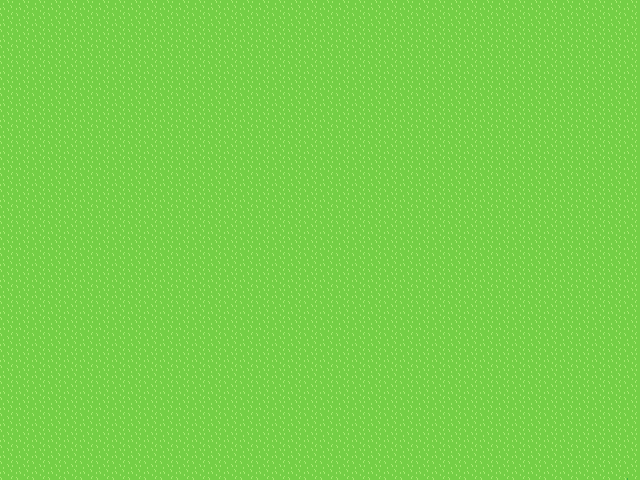

This game map was drawn from its Tiled (.tmx) file and the tilesets committed beside it. A one-line description and the full map source follow:
An orthogonal 40x30 tile map with 16x16 px tiles, 2 tile layers (background, maze).

<map version="1.5" tiledversion="1.7.2" orientation="orthogonal" renderorder="right-down" width="40" height="30" tilewidth="16" tileheight="16" infinite="0" nextlayerid="3" nextobjectid="1">
 <tileset firstgid="1" source="toen.tsx" />
 <layer id="1" name="background" width="40" height="30">
  <data encoding="csv">
3,3,3,3,3,3,3,3,3,3,3,3,3,3,3,3,3,3,3,3,3,3,3,3,3,3,3,3,3,3,3,3,3,3,3,3,3,3,3,3,
3,3,3,3,3,3,3,3,3,3,3,3,3,3,3,3,3,3,3,3,3,3,3,3,3,3,3,3,3,3,3,3,3,3,3,3,3,3,3,3,
3,3,3,3,3,3,3,3,3,3,3,3,3,3,3,3,3,3,3,3,3,3,3,3,3,3,3,3,3,3,3,3,3,3,3,3,3,3,3,3,
3,3,3,3,3,3,3,3,3,3,3,3,3,3,3,3,3,3,3,3,3,3,3,3,3,3,3,3,3,3,3,3,3,3,3,3,3,3,3,3,
3,3,3,3,3,3,3,3,3,3,3,3,3,3,3,3,3,3,3,3,3,3,3,3,3,3,3,3,3,3,3,3,3,3,3,3,3,3,3,3,
3,3,3,3,3,3,3,3,3,3,3,3,3,3,3,3,3,3,3,3,3,3,3,3,3,3,3,3,3,3,3,3,3,3,3,3,3,3,3,3,
3,3,3,3,3,3,3,3,3,3,3,3,3,3,3,3,3,3,3,3,3,3,3,3,3,3,3,3,3,3,3,3,3,3,3,3,3,3,3,3,
3,3,3,3,3,3,3,3,3,3,3,3,3,3,3,3,3,3,3,3,3,3,3,3,3,3,3,3,3,3,3,3,3,3,3,3,3,3,3,3,
3,3,3,3,3,3,3,3,3,3,3,3,3,3,3,3,3,3,3,3,3,3,3,3,3,3,3,3,3,3,3,3,3,3,3,3,3,3,3,3,
3,3,3,3,3,3,3,3,3,3,3,3,3,3,3,3,3,3,3,3,3,3,3,3,3,3,3,3,3,3,3,3,3,3,3,3,3,3,3,3,
3,3,3,3,3,3,3,3,3,3,3,3,3,3,3,3,3,3,3,3,3,3,3,3,3,3,3,3,3,3,3,3,3,3,3,3,3,3,3,3,
3,3,3,3,3,3,3,3,3,3,3,3,3,3,3,3,3,3,3,3,3,3,3,3,3,3,3,3,3,3,3,3,3,3,3,3,3,3,3,3,
3,3,3,3,3,3,3,3,3,3,3,3,3,3,3,3,3,3,3,3,3,3,3,3,3,3,3,3,3,3,3,3,3,3,3,3,3,3,3,3,
3,3,3,3,3,3,3,3,3,3,3,3,3,3,3,3,3,3,3,3,3,3,3,3,3,3,3,3,3,3,3,3,3,3,3,3,3,3,3,3,
3,3,3,3,3,3,3,3,3,3,3,3,3,3,3,3,3,3,3,3,3,3,3,3,3,3,3,3,3,3,3,3,3,3,3,3,3,3,3,3,
3,3,3,3,3,3,3,3,3,3,3,3,3,3,3,3,3,3,3,3,3,3,3,3,3,3,3,3,3,3,3,3,3,3,3,3,3,3,3,3,
3,3,3,3,3,3,3,3,3,3,3,3,3,3,3,3,3,3,3,3,3,3,3,3,3,3,3,3,3,3,3,3,3,3,3,3,3,3,3,3,
3,3,3,3,3,3,3,3,3,3,3,3,3,3,3,3,3,3,3,3,3,3,3,3,3,3,3,3,3,3,3,3,3,3,3,3,3,3,3,3,
3,3,3,3,3,3,3,3,3,3,3,3,3,3,3,3,3,3,3,3,3,3,3,3,3,3,3,3,3,3,3,3,3,3,3,3,3,3,3,3,
3,3,3,3,3,3,3,3,3,3,3,3,3,3,3,3,3,3,3,3,3,3,3,3,3,3,3,3,3,3,3,3,3,3,3,3,3,3,3,3,
3,3,3,3,3,3,3,3,3,3,3,3,3,3,3,3,3,3,3,3,3,3,3,3,3,3,3,3,3,3,3,3,3,3,3,3,3,3,3,3,
3,3,3,3,3,3,3,3,3,3,3,3,3,3,3,3,3,3,3,3,3,3,3,3,3,3,3,3,3,3,3,3,3,3,3,3,3,3,3,3,
3,3,3,3,3,3,3,3,3,3,3,3,3,3,3,3,3,3,3,3,3,3,3,3,3,3,3,3,3,3,3,3,3,3,3,3,3,3,3,3,
3,3,3,3,3,3,3,3,3,3,3,3,3,3,3,3,3,3,3,3,3,3,3,3,3,3,3,3,3,3,3,3,3,3,3,3,3,3,3,3,
3,3,3,3,3,3,3,3,3,3,3,3,3,3,3,3,3,3,3,3,3,3,3,3,3,3,3,3,3,3,3,3,3,3,3,3,3,3,3,3,
3,3,3,3,3,3,3,3,3,3,3,3,3,3,3,3,3,3,3,3,3,3,3,3,3,3,3,3,3,3,3,3,3,3,3,3,3,3,3,3,
3,3,3,3,3,3,3,3,3,3,3,3,3,3,3,3,3,3,3,3,3,3,3,3,3,3,3,3,3,3,3,3,3,3,3,3,3,3,3,3,
3,3,3,3,3,3,3,3,3,3,3,3,3,3,3,3,3,3,3,3,3,3,3,3,3,3,3,3,3,3,3,3,3,3,3,3,3,3,3,3,
3,3,3,3,3,3,3,3,3,3,3,3,3,3,3,3,3,3,3,3,3,3,3,3,3,3,3,3,3,3,3,3,3,3,3,3,3,3,3,3,
3,3,3,3,3,3,3,3,3,3,3,3,3,3,3,3,3,3,3,3,3,3,3,3,3,3,3,3,3,3,3,3,3,3,3,3,3,3,3,3
</data>
 </layer>
 <layer id="2" name="maze" width="40" height="30">
  <data encoding="csv">
0,0,0,0,0,0,0,0,0,0,0,0,0,0,0,0,0,0,0,0,0,0,0,0,0,0,0,0,0,0,0,0,0,0,0,0,0,0,0,0,
0,0,0,0,0,0,0,0,0,0,0,0,0,0,0,0,0,0,0,0,0,0,0,0,0,0,0,0,0,0,0,0,0,0,0,0,0,0,0,0,
0,0,0,0,0,0,0,0,0,0,0,0,0,0,0,0,0,0,0,0,0,0,0,0,0,0,0,0,0,0,0,0,0,0,0,0,0,0,0,0,
0,0,0,0,0,0,0,0,0,0,0,0,0,0,0,0,0,0,0,0,0,0,0,0,0,0,0,0,0,0,0,0,0,0,0,0,0,0,0,0,
0,0,0,0,0,0,0,0,0,0,0,0,0,0,0,0,0,0,0,0,0,0,0,0,0,0,0,0,0,0,0,0,0,0,0,0,0,0,0,0,
0,0,0,0,0,0,0,0,0,0,0,0,0,0,0,0,0,0,0,0,0,0,0,0,0,0,0,0,0,0,0,0,0,0,0,0,0,0,0,0,
0,0,0,0,0,0,0,0,0,0,0,0,0,0,0,0,0,0,0,0,0,0,0,0,0,0,0,0,0,0,0,0,0,0,0,0,0,0,0,0,
0,0,0,0,0,0,0,0,0,0,0,0,0,0,0,0,0,0,0,0,0,0,0,0,0,0,0,0,0,0,0,0,0,0,0,0,0,0,0,0,
0,0,0,0,0,0,0,0,0,0,0,0,0,0,0,0,0,0,0,0,0,0,0,0,0,0,0,0,0,0,0,0,0,0,0,0,0,0,0,0,
0,0,0,0,0,0,0,0,0,0,0,0,0,0,0,0,0,0,0,0,0,0,0,0,0,0,0,0,0,0,0,0,0,0,0,0,0,0,0,0,
0,0,0,0,0,0,0,0,0,0,0,0,0,0,0,0,0,0,0,0,0,0,0,0,0,0,0,0,0,0,0,0,0,0,0,0,0,0,0,0,
0,0,0,0,0,0,0,0,0,0,0,0,0,0,0,0,0,0,0,0,0,0,0,0,0,0,0,0,0,0,0,0,0,0,0,0,0,0,0,0,
0,0,0,0,0,0,0,0,0,0,0,0,0,0,0,0,0,0,0,0,0,0,0,0,0,0,0,0,0,0,0,0,0,0,0,0,0,0,0,0,
0,0,0,0,0,0,0,0,0,0,0,0,0,0,0,0,0,0,0,0,0,0,0,0,0,0,0,0,0,0,0,0,0,0,0,0,0,0,0,0,
0,0,0,0,0,0,0,0,0,0,0,0,0,0,0,0,0,0,0,0,0,0,0,0,0,0,0,0,0,0,0,0,0,0,0,0,0,0,0,0,
0,0,0,0,0,0,0,0,0,0,0,0,0,0,0,0,0,0,0,0,0,0,0,0,0,0,0,0,0,0,0,0,0,0,0,0,0,0,0,0,
0,0,0,0,0,0,0,0,0,0,0,0,0,0,0,0,0,0,0,0,0,0,0,0,0,0,0,0,0,0,0,0,0,0,0,0,0,0,0,0,
0,0,0,0,0,0,0,0,0,0,0,0,0,0,0,0,0,0,0,0,0,0,0,0,0,0,0,0,0,0,0,0,0,0,0,0,0,0,0,0,
0,0,0,0,0,0,0,0,0,0,0,0,0,0,0,0,0,0,0,0,0,0,0,0,0,0,0,0,0,0,0,0,0,0,0,0,0,0,0,0,
0,0,0,0,0,0,0,0,0,0,0,0,0,0,0,0,0,0,0,0,0,0,0,0,0,0,0,0,0,0,0,0,0,0,0,0,0,0,0,0,
0,0,0,0,0,0,0,0,0,0,0,0,0,0,0,0,0,0,0,0,0,0,0,0,0,0,0,0,0,0,0,0,0,0,0,0,0,0,0,0,
0,0,0,0,0,0,0,0,0,0,0,0,0,0,0,0,0,0,0,0,0,0,0,0,0,0,0,0,0,0,0,0,0,0,0,0,0,0,0,0,
0,0,0,0,0,0,0,0,0,0,0,0,0,0,0,0,0,0,0,0,0,0,0,0,0,0,0,0,0,0,0,0,0,0,0,0,0,0,0,0,
0,0,0,0,0,0,0,0,0,0,0,0,0,0,0,0,0,0,0,0,0,0,0,0,0,0,0,0,0,0,0,0,0,0,0,0,0,0,0,0,
0,0,0,0,0,0,0,0,0,0,0,0,0,0,0,0,0,0,0,0,0,0,0,0,0,0,0,0,0,0,0,0,0,0,0,0,0,0,0,0,
0,0,0,0,0,0,0,0,0,0,0,0,0,0,0,0,0,0,0,0,0,0,0,0,0,0,0,0,0,0,0,0,0,0,0,0,0,0,0,0,
0,0,0,0,0,0,0,0,0,0,0,0,0,0,0,0,0,0,0,0,0,0,0,0,0,0,0,0,0,0,0,0,0,0,0,0,0,0,0,0,
0,0,0,0,0,0,0,0,0,0,0,0,0,0,0,0,0,0,0,0,0,0,0,0,0,0,0,0,0,0,0,0,0,0,0,0,0,0,0,0,
0,0,0,0,0,0,0,0,0,0,0,0,0,0,0,0,0,0,0,0,0,0,0,0,0,0,0,0,0,0,0,0,0,0,0,0,0,0,0,0,
0,0,0,0,0,0,0,0,0,0,0,0,0,0,0,0,0,0,0,0,0,0,0,0,0,0,0,0,0,0,0,0,0,0,0,0,0,0,0,336
</data>
 </layer>
</map>
